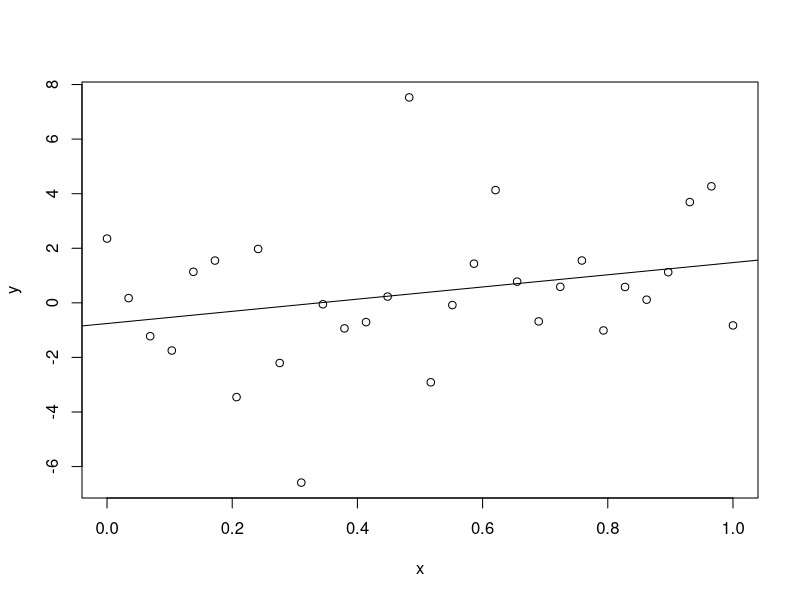
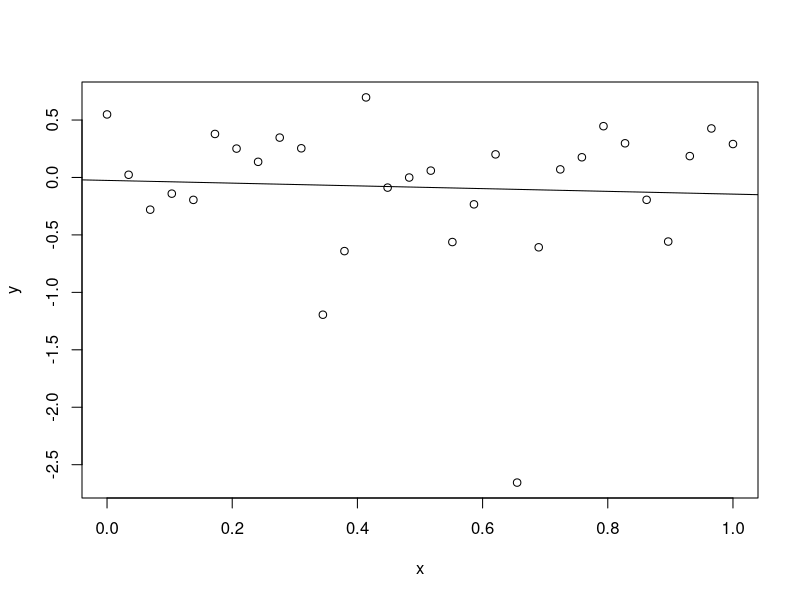
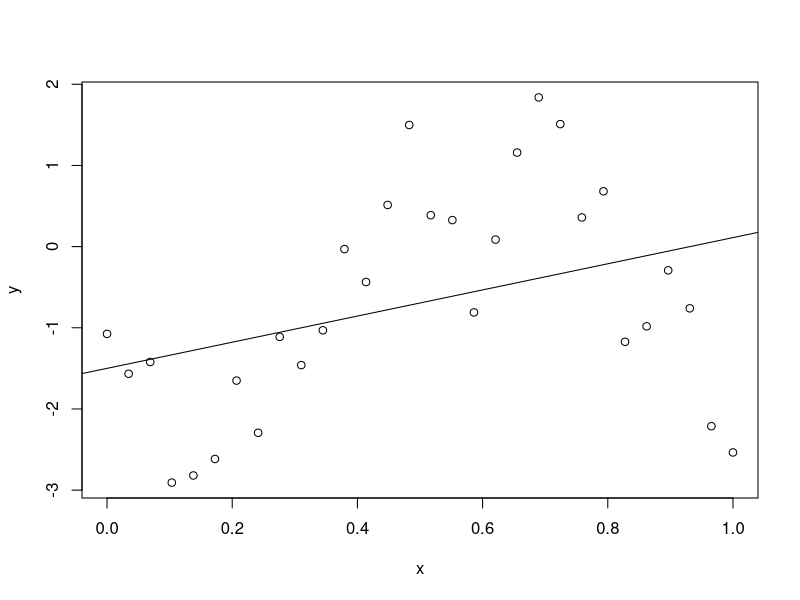

Source code (R) for these figures, in order:
## ---- chunk 1
set.seed(101)
n <- 30
nsim <-  4000
sig <- 1
x <- seq(from = 0, to = 1, length.out = n)
y <- x + rcauchy(n = n, location = 0, scale = sig)
lm_q1a <- lm(y ~ x)
summary(lm_q1a)
summary(lm_q1a)$coef[2, ]
plot(x, y)
abline(lm_q1a)

slope <- matrix(data = NA, nrow = nsim, ncol = 2)

for(i in 1:nsim){
    y <- x + rcauchy(n = n, location = 0, scale = sig)
    lm_q1b <- lm(y ~ x)
    slope[i, 1] <- summary(lm_q1b)$coef[2, 1]  # First column contains estimates
    slope[i, 2] <- summary(lm_q1b)$coef[2, 2]  # Second column contains std errors
}
## ---- chunk 2
summary(slope[, 1])
## ---- chunk 3
summary(slope[, 2])
## ---- chunk 4
set.seed(37)
n <- 30
nsim <- 4000
x <- seq(from = 0, to = 1, length.out = n)
sig <- 1
slope <- matrix(data = NA, nrow = nsim, ncol = 4)

for(i in 1:nsim){
    y <- rt(n = n, df = 3) / sqrt(3)
    lm_q2a <- lm(y ~ x)
    slope[i, ] <- summary(lm_q2a)$coef[2, ]
    # slope[i, 1] <- summary(lm_q2a)$coef[2, 1]  # First column contains estimates
    # slope[i, 2] <- summary(lm_q2a)$coef[2, 2]  # Second column contains std errors
    # slope[i, 3] <- summary(lm_q2a)$coef[2, 3]  # Third column contains t values
    # slope[i, 4] <- summary(lm_q2a)$coef[2, 4]  # Fourth column contains p-values
}

summary(lm_q2a)$coef[2, ]
## ---- chunk 5
plot(x, y)
abline(lm_q2a)
## ---- chunk 6
mean(slope[, 1])
## ---- chunk 7
sd(slope[, 1])
## ---- chunk 8
mean(slope[, 2])
## ---- chunk 9
t.test(slope[, 2])$conf
## ---- chunk 10
mean(slope[, 4] < 0.05)
## ---- chunk 11
set.seed(37)
n <- 30
nsim <- 4000
sig <- 1
x <- seq(from = 0, to = 1, length.out = n)
slope <- matrix(data = NA, nrow = nsim, ncol = 4)

for(i in 1:nsim){
    y <- arima.sim(
        model = list(
            order = c(1, 0, 0),
            ar = 0.9
        ),
        n = 30,
    )

    lm_q3a <- lm(y ~ x)
    slope[i, ] <- summary(lm_q3a)$coef[2, ]
    # slope[i, 1] <- summary(lm_q2a)$coef[2, 1]  # First column contains estimates
    # slope[i, 2] <- summary(lm_q2a)$coef[2, 2]  # Second column contains std errors
    # slope[i, 3] <- summary(lm_q2a)$coef[2, 3]  # Third column contains t values
    # slope[i, 4] <- summary(lm_q2a)$coef[2, 4]  # Fourth column contains p-values
}

summary(lm_q3a)$coef[2, ]
## ---- chunk 12
plot(x, y)
abline(lm_q3a)
## ---- chunk 13
mean(slope[, 1])
## ---- chunk 14
sd(slope[, 1])
## ---- chunk 15
mean(slope[, 2])
## ---- chunk 16
mean(slope[, 4] < 0.05)
